Frame 1 (no input): blank canvas, image omitted
Frame 60 (no input): blank canvas, image omitted
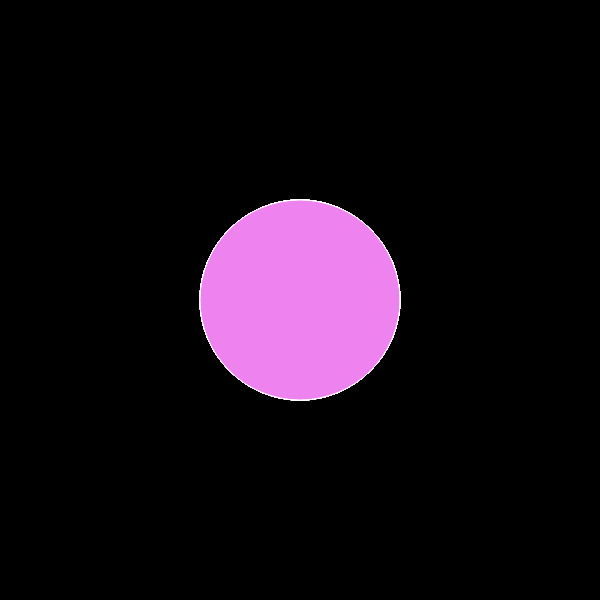
Frame 120 (the mouse pressed at the canvas centre since frame 60)

The p5.js sketch whose frames 1 and 60 were blank and that drew this single picture after the mouse press (run headless with seeded random() and noise() and a simulated clock; from frame 60 on, the mouse is pressed at the canvas centre):

// p5.js sketch
// ── sketch.js
function setup() {
  createCanvas(600, 600);
  background("black");
}

function draw() {
  stroke("white");
  fill("violet");
  if(mouseIsPressed){
    circle(mouseX,mouseY,200,350);
  }
}
